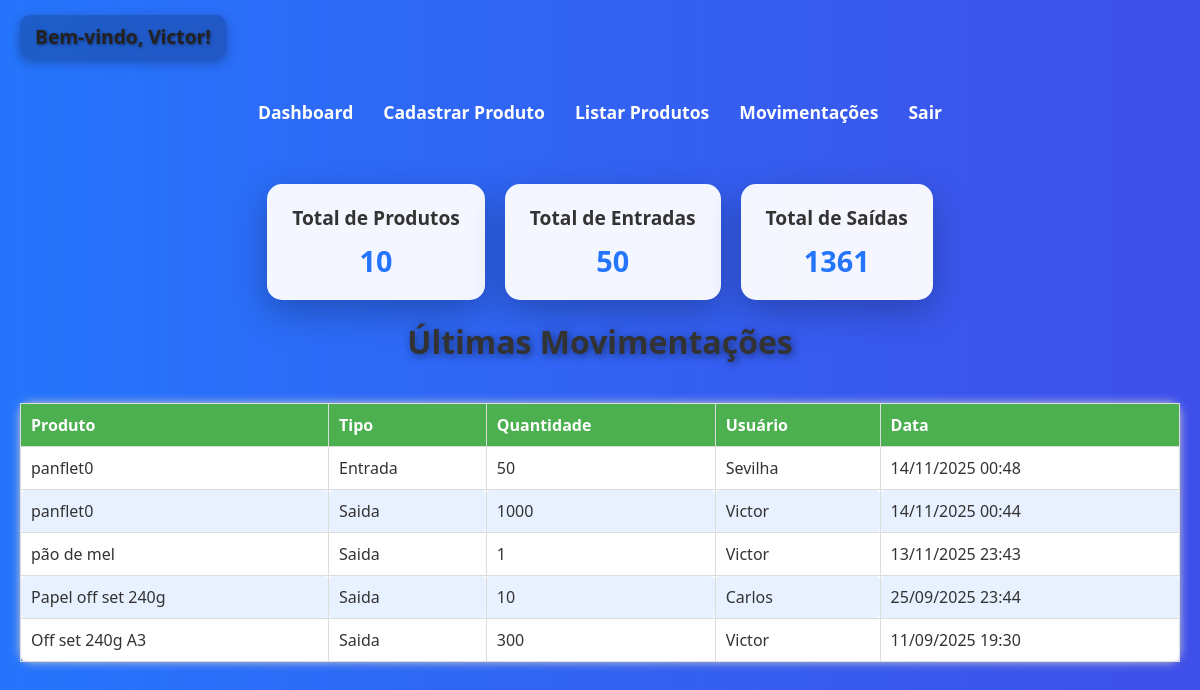
The app's page /home.php (signed in) with its own data.
### tables this page shows
CREATE TABLE `movimentacoes` (
  `id` int(11) NOT NULL,
  `produto_id` int(11) DEFAULT NULL,
  `usuario_id` int(11) DEFAULT NULL,
  `tipo` enum('entrada','saida') DEFAULT NULL,
  `quantidade` int(11) DEFAULT NULL,
  `data` timestamp NULL DEFAULT current_timestamp()
);

CREATE TABLE `produtos` (
  `id` int(11) NOT NULL,
  `nome` varchar(100) NOT NULL,
  `categoria` varchar(50) NOT NULL,
  `preco` decimal(10,2) DEFAULT NULL,
  `quantidade` int(11) DEFAULT 0
);

CREATE TABLE `usuarios` (
  `id` int(11) NOT NULL,
  `nome` varchar(100) NOT NULL,
  `login` varchar(50) NOT NULL,
  `senha` varchar(255) NOT NULL
);

### home.php (the view, shortened to what this page needs)
<?php
include "conexao.php";
$total_produtos = $conn->query("SELECT COUNT(*) as total FROM produtos")->fetch_assoc()['total'];
$total_entradas = $conn->query("SELECT SUM(quantidade) as total FROM movimentacoes WHERE tipo='entrada'")->fetch_assoc()['total'];
$total_saidas   = $conn->query("SELECT SUM(quantidade) as total FROM movimentacoes WHERE tipo='saida'")->fetch_assoc()['total'];
$ultimas_mov = $conn->query("
    SELECT m.*, p.nome as produto_nome, u.nome as usuario_nome
    FROM movimentacoes m
    JOIN produtos p ON m.produto_id = p.id
    JOIN usuarios u ON m.usuario_id = u.id
    ORDER BY m.data DESC
    LIMIT 5
");
?>
<!DOCTYPE html>
<html lang="pt-br">
<head>
    <link rel="stylesheet" href="/controle_estoque/style.css">
</head>
<body>
<div class="welcome">
    Bem-vindo, <?php echo $_SESSION["usuario_nome"]; ?>!
</div>
<nav>
    <ul>
        <li><a href="home.php">Dashboard</a></li>
        <li><a href="cadastrar_produto.php">Cadastrar Produto</a></li>
        <li><a href="listar_produtos.php">Listar Produtos</a></li>
        <li><a href="movimentar.php">Movimentações</a></li>
        <li><a href="index.php">Sair</a></li>
    </ul>
</nav>
<div class="cards-container">
    <div class="card">
        <h3>Total de Produtos</h3>
        <p><?php echo $total_produtos; ?></p>
    </div>
    <div class="card">
        <h3>Total de Entradas</h3>
        <p><?php echo $total_entradas ?: 0; ?></p>
    </div>
    <div class="card">
        <h3>Total de Saídas</h3>
        <p><?php echo $total_saidas ?: 0; ?></p>
    </div>
</div>
<h2>Últimas Movimentações</h2>
<table>
    <thead>
        <tr>
            <th>Produto</th>
            <th>Tipo</th>
            <th>Quantidade</th>
            <th>Usuário</th>
            <th>Data</th>
        </tr>
    </thead>
    <tbody>
        <?php while($mov = $ultimas_mov->fetch_assoc()): ?>
        <tr>
            <td><?php echo $mov['produto_nome']; ?></td>
            <td><?php echo ucfirst($mov['tipo']); ?></td>
            <td><?php echo $mov['quantidade']; ?></td>
            <td><?php echo $mov['usuario_nome']; ?></td>
            <td><?php echo date('d/m/Y H:i', strtotime($mov['data'])); ?></td>
        </tr>
        <?php endwhile; ?>
    </tbody>
</table>
</body>
</html>

### style.css (style rules this page uses)
body { font-family: Arial, sans-serif; background-color: #f4f4f4; margin: 20px; }
* { margin: 0; padding: 0; box-sizing: border-box; }
body { font-family: 'Segoe UI', Tahoma, Geneva, Verdana, sans-serif; min-height: 100vh; display: flex; flex-direction: column; align-items: center; padding-top: 70px; color: #fff; background: linear-gradient(270deg, #ff7e5f, #feb47b, #6a11cb, #2575fc); background-size: 800% 800%; animation: gradientBG 30s ease infinite; transition: all 0.5s ease; }
h2 { text-align: center; margin-bottom: 20px; text-shadow: 2px 2px 8px rgba(0,0,0,0.5); font-size: 2rem; animation: fadeIn 1s ease forwards; }
.welcome { position: fixed; top: 15px; left: 20px; font-size: 1.2rem; font-weight: bold; color: #fff; text-shadow: 1px 1px 3px rgba(0,0,0,0.5); background-color: rgba(0,0,0,0.2); padding: 8px 15px; border-radius: 10px; box-shadow: 0 4px 12px rgba(0,0,0,0.3); animation: fadeIn 1s ease forwards; z-index: 1000; }
a { text-decoration: none; color: #fff; display: inline-block; margin-top: 10px; font-weight: bold; transition: all 0.3s ease; }
table { width: 95%; margin: 20px auto; border-collapse: separate; border-spacing: 0; background-color: rgba(255,255,255,0.95); border-radius: 12px; box-shadow: 0 12px 35px rgba(0,0,0,0.25); animation: fadeIn 1s ease forwards; }
th, td { padding: 15px 20px; text-align: left; font-size: 1rem; color: #333; transition: all 0.3s ease; }
th { background-color: #2575fc; color: #fff; font-weight: bold; }
tr:nth-child(even) td { background-color: rgba(37,117,252,0.1); }
tr:nth-child(odd) td { background-color: rgba(255,255,255,0.9); }
td { border-bottom: 1px solid rgba(0,0,0,0.1); border-radius: 5px; }
nav { width: 100%; margin-bottom: 30px; }
nav ul { list-style: none; display: flex; justify-content: center; flex-wrap: wrap; }
nav ul li { margin: 0 15px 10px 15px; }
nav ul li a { color: #fff; font-weight: bold; font-size: 1.1rem; transition: all 0.3s ease; }
.cards-container { display: flex; justify-content: center; gap: 20px; margin: 20px 0; flex-wrap: wrap; }
.card { background-color: rgba(255,255,255,0.95); color: #333; padding: 20px 25px; border-radius: 15px; box-shadow: 0 12px 35px rgba(0,0,0,0.25); min-width: 180px; text-align: center; transition: transform 0.3s ease, box-shadow 0.3s ease; animation: slideUp 1s ease forwards; }
.card h3 { margin-bottom: 10px; font-size: 1.2rem; }
.card p { font-size: 1.8rem; font-weight: bold; color: #2575fc; }
h2 { color: #333; }
table { width: 100%; border-collapse: collapse; margin-top: 20px; background-color: #fff; box-shadow: 0px 0px 10px #ccc; }
table th, table td { border: 1px solid #ddd; padding: 10px; text-align: left; }
table th { background-color: #4CAF50; color: white; }
.welcome { font-weight: bold; margin-bottom: 15px; color: #222; }

### records on screen
movimentacoes: produto.nome "panflet0", tipo "Entrada", quantidade "50", usuario.nome "Sevilha", data "14/11/2025 00:48"
movimentacoes: produto.nome "panflet0", tipo "Saida", quantidade "1000", usuario.nome "Victor", data "14/11/2025 00:44"
movimentacoes: produto.nome "pão de mel", tipo "Saida", quantidade "1", usuario.nome "Victor", data "13/11/2025 23:43"
movimentacoes: produto.nome "Papel off set 240g", tipo "Saida", quantidade "10", usuario.nome "Carlos", data "25/09/2025 23:44"
movimentacoes: produto.nome "Off set 240g A3", tipo "Saida", quantidade "300", usuario.nome "Victor", data "11/09/2025 19:30"

### other values on screen
$_SESSION["usuario_nome"] "Victor"
$total_produtos "10"
$total_entradas ?: 0 "50"
$total_saidas ?: 0 "1361"
